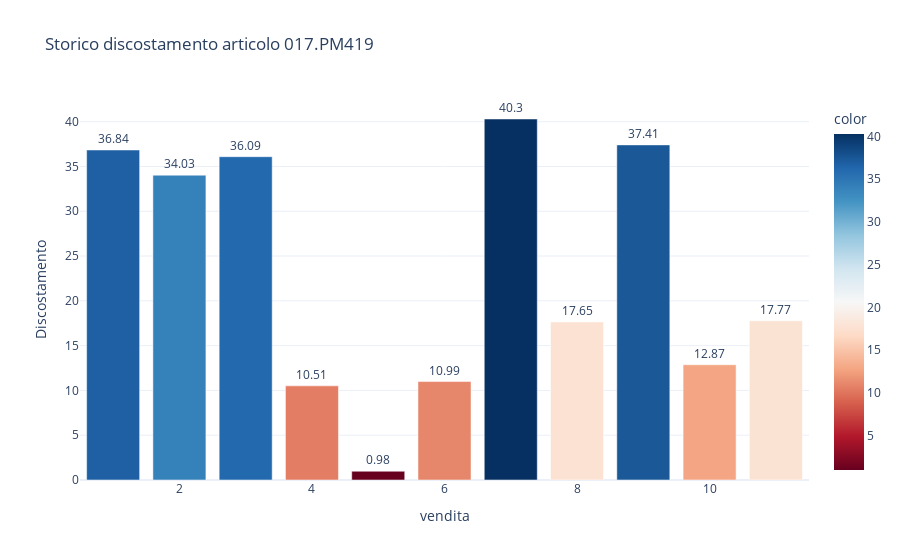

Notebook code for this chart:
### Code cell
fig = px.bar(x=list(range(1, len(storico_vendita)+1)), y=storico_vendita, title="Storico discostamento articolo 017.PM419", 
             template="plotly_white", text=storico_vendita, labels={"x":"vendita", "y":"Discostamento"},
             color=storico_vendita, color_continuous_scale=px.colors.sequential.RdBu)
fig.update_traces(textposition='outside')
fig.write_html("vista_listino/storico_vendita_esempio.html")
fig.show()

### Figure 1 — Plotly figure (JSON) as saved in the notebook; plotly's stock layout.template omitted (floating-point values rounded to 4 significant figures)
{"data": [{"alignmentgroup": "True", "hovertemplate": "vendita=%{x}<br>Discostamento=%{y}<br>text=%{text}<br>color=%{marker.color}<extra></extra>", "legendgroup": "", "marker": {"color": [36.84, 34.03, 36.09, 10.51, 0.98, 10.99, 40.3, 17.65, 37.41, 12.87, 17.77], "coloraxis": "coloraxis", "pattern": {"shape": ""}}, "name": "", "offsetgroup": "", "orientation": "v", "showlegend": false, "text": [36.84, 34.03, 36.09, 10.51, 0.98, 10.99, 40.3, 17.65, 37.41, 12.87, 17.77], "textposition": "outside", "type": "bar", "x": [1, 2, 3, 4, 5, 6, 7, 8, 9, 10, 11], "xaxis": "x", "y": [36.84, 34.03, 36.09, 10.51, 0.98, 10.99, 40.3, 17.65, 37.41, 12.87, 17.77], "yaxis": "y"}], "layout": {"barmode": "relative", "coloraxis": {"colorbar": {"title": {"text": "color"}}, "colorscale": [[0, "rgb(103,0,31)"], [0.1, "rgb(178,24,43)"], [0.2, "rgb(214,96,77)"], [0.3, "rgb(244,165,130)"], [0.4, "rgb(253,219,199)"], [0.5, "rgb(247,247,247)"], [0.6, "rgb(209,229,240)"], [0.7, "rgb(146,197,222)"], [0.8, "rgb(67,147,195)"], [0.9, "rgb(33,102,172)"], [1, "rgb(5,48,97)"]]}, "legend": {"tracegroupgap": 0}, "title": {"text": "Storico discostamento articolo 017.PM419"}, "xaxis": {"anchor": "y", "domain": [0, 1], "title": {"text": "vendita"}}, "yaxis": {"anchor": "x", "domain": [0, 1], "title": {"text": "Discostamento"}}}}
